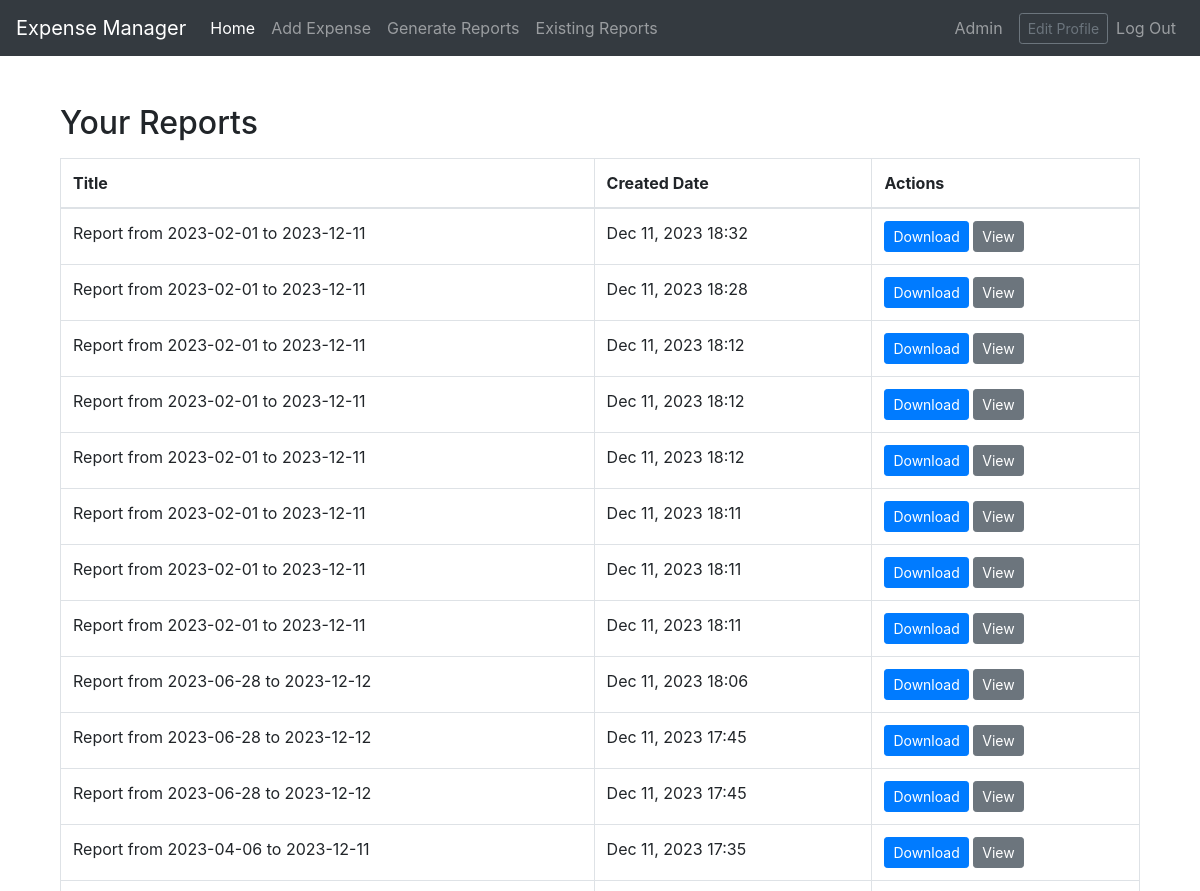
Before: /view-reports/ (signed in, upper part) with the older database file.
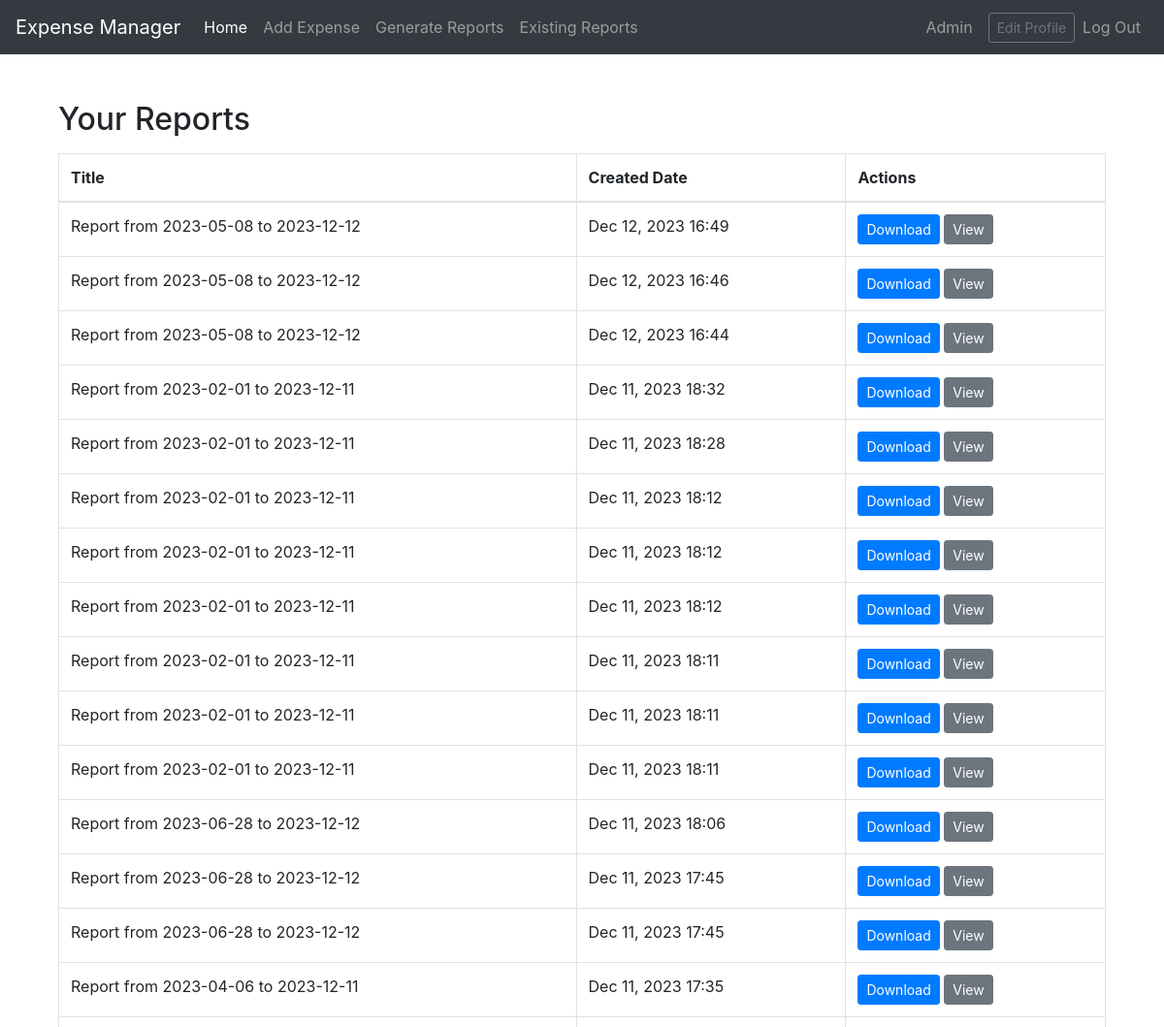
After: the same page with the newer database file.
### expenses/models.py (models this page shows, shortened)
class Report(models.Model):
    user = models.ForeignKey(User, on_delete=models.CASCADE)
    title = models.CharField(max_length=100, blank=True)
    created_date = models.DateTimeField(auto_now_add=True)
    report_file = models.FileField(upload_to='reports/', blank=True, null=True)
    unique_id = models.UUIDField(default=uuid.uuid4, editable=False, unique=True)
    start_date = models.DateField(null=True, blank=True)
    end_date = models.DateField(null=True, blank=True)

### expenses/views.py (the view)
# urls.py: path('view-reports/', view_reports, name='view_reports'),
@login_required
def view_reports(request):
    user_reports = Report.objects.filter(user=request.user).order_by('-created_date')
    context = {'reports': user_reports}
    return render(request, 'expenses/view_reports.html', context)

### expenses/templates/expenses/view_reports.html (shortened to what this page needs)
{% extends 'base.html' %}
{% block content %}
<div class="container mt-4">
    <h2 class="mb-3">Your Reports</h2>
    <div class="table-responsive">
        <table class="table table-bordered">
            <thead>
                <tr>
                    <th>Title</th>
                    <th>Created Date</th>
                    <th>Actions</th>
                </tr>
            </thead>
            <tbody>
                {% for report in reports %}
                <tr>
                    <td>{{ report.title }}</td>
                    <td>{{ report.created_date|date:"M d, Y H:i" }}</td>
                    <td>
                        {% if report.report_file %}
                        <a href="{{ report.report_file.url }}" class="btn btn-primary btn-sm" download="{{ report.title }}.csv">Download</a>
                        <a href="{% url 'report_detail' report.id %}" class="btn btn-secondary btn-sm">View</a>
                        {% endif %}
                    </td>
                </tr>
                {% empty %}
                <tr>
                    <td colspan="3">No reports found.</td>
                </tr>
                {% endfor %}
            </tbody>
        </table>
    </div>
</div>
{% endblock %}

Changed rows visible on the page:
added Report: title "Report from 2023-05-08 to 2023-12-12", created_date "Dec 12, 2023 16:49"
added Report: title "Report from 2023-05-08 to 2023-12-12", created_date "Dec 12, 2023 16:46"
added Report: title "Report from 2023-05-08 to 2023-12-12", created_date "Dec 12, 2023 16:44"
